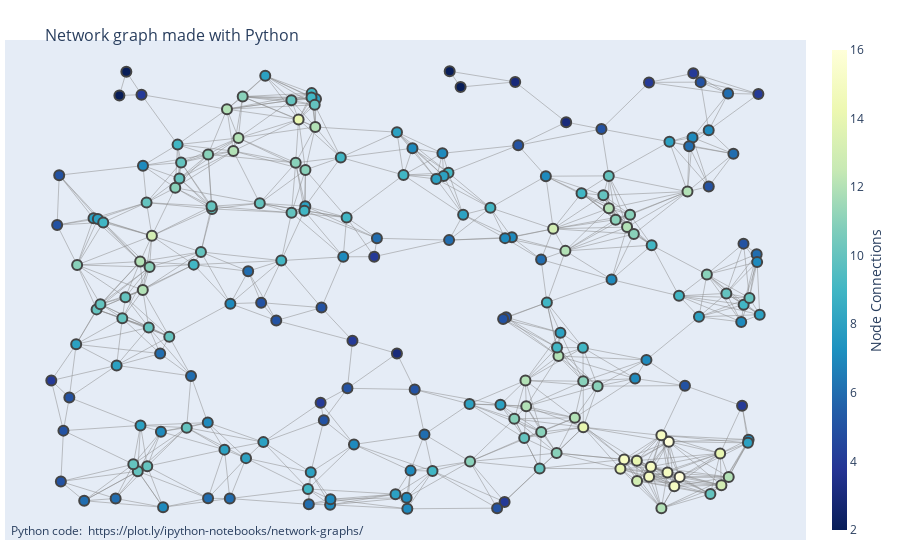

Source (notebook cell):
### Code cell
import plotly.graph_objects as go
edge_x = []
edge_y = []
for edge in G.edges():
    x0, y0 = G.nodes[edge[0]]['pos']
    x1, y1 = G.nodes[edge[1]]['pos']
    edge_x.append(x0)
    edge_x.append(x1)
    edge_x.append(None)
    edge_y.append(y0)
    edge_y.append(y1)
    edge_y.append(None)

edge_trace = go.Scatter(
    x=edge_x, y=edge_y,
    line=dict(width=0.5, color='#888'),
    hoverinfo='none',
    mode='lines')

node_x = []
node_y = []
for node in G.nodes():
    x, y = G.nodes[node]['pos']
    node_x.append(x)
    node_y.append(y)

node_trace = go.Scatter(
    x=node_x, y=node_y,
    mode='markers',
    hoverinfo='text',
    marker=dict(
        showscale=True,
        # colorscale options
        #'Greys' | 'YlGnBu' | 'Greens' | 'YlOrRd' | 'Bluered' | 'RdBu' |
        #'Reds' | 'Blues' | 'Picnic' | 'Rainbow' | 'Portland' | 'Jet' |
        #'Hot' | 'Blackbody' | 'Earth' | 'Electric' | 'Viridis' |
        colorscale='YlGnBu',
        reversescale=True,
        color=[],
        size=10,
        colorbar=dict(
            thickness=15,
            title='Node Connections',
            xanchor='left',
            titleside='right'
        ),
        line_width=2))

node_adjacencies = []
node_text = []
for node, adjacencies in enumerate(G.adjacency()):
    node_adjacencies.append(len(adjacencies[1]))
    node_text.append('# of connections: '+str(len(adjacencies[1])))

node_trace.marker.color = node_adjacencies
node_trace.text = node_text

fig = go.Figure(data=[edge_trace, node_trace],
             layout=go.Layout(
                title='<br>Network graph made with Python',
                titlefont_size=16,
                showlegend=False,
                hovermode='closest',
                margin=dict(b=20,l=5,r=5,t=40),
                annotations=[ dict(
                    text="Python code: <a href='https://plot.ly/ipython-notebooks/network-graphs/'> https://plot.ly/ipython-notebooks/network-graphs/</a>",
                    showarrow=False,
                    xref="paper", yref="paper",
                    x=0.005, y=-0.002 ) ],
                xaxis=dict(showgrid=False, zeroline=False, showticklabels=False),
                yaxis=dict(showgrid=False, zeroline=False, showticklabels=False))
                )
fig.show()

### Figure 1 — Plotly figure (JSON) as saved in the notebook; plotly's stock layout.template omitted (floating-point values rounded to 4 significant figures; data arrays with more than 128 entries replaced by an {"elided": "..."} marker saying what was removed)
{"data": [{"hoverinfo": "none", "line": {"color": "#888", "width": 0.5}, "mode": "lines", "type": "scatter", "x": {"elided": "2553 float values"}, "y": {"elided": "2553 float values"}}, {"hoverinfo": "text", "marker": {"color": {"elided": "200 int values"}, "colorbar": {"thickness": 15, "title": {"side": "right", "text": "Node Connections"}, "xanchor": "left"}, "colorscale": [[0, "rgb(255,255,217)"], [0.125, "rgb(237,248,177)"], [0.25, "rgb(199,233,180)"], [0.375, "rgb(127,205,187)"], [0.5, "rgb(65,182,196)"], [0.625, "rgb(29,145,192)"], [0.75, "rgb(34,94,168)"], [0.875, "rgb(37,52,148)"], [1, "rgb(8,29,88)"]], "line": {"width": 2}, "reversescale": true, "showscale": true, "size": 10}, "mode": "markers", "text": {"elided": "200 str values"}, "type": "scatter", "x": {"elided": "200 float values"}, "y": {"elided": "200 float values"}}], "layout": {"annotations": [{"showarrow": false, "text": "Python code: <a href='https://plot.ly/ipython-notebooks/network-graphs/'> https://plot.ly/ipython-notebooks/network-graphs/</a>", "x": 0.005, "xref": "paper", "y": -0.002, "yref": "paper"}], "autosize": true, "hovermode": "closest", "margin": {"b": 20, "l": 5, "r": 5, "t": 40}, "showlegend": false, "title": {"font": {"size": 16}, "text": "<br>Network graph made with Python"}, "xaxis": {"autorange": true, "range": [-0.06275, 1.051], "showgrid": false, "showticklabels": false, "type": "linear", "zeroline": false}, "yaxis": {"autorange": true, "range": [-0.07198, 1.074], "showgrid": false, "showticklabels": false, "type": "linear", "zeroline": false}}}
